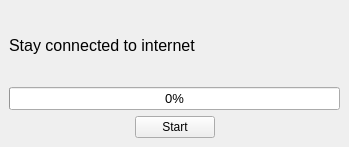
<?xml version="1.0" encoding="UTF-8"?>
<ui version="4.0">
 <class>definition_window</class>
 <widget class="QMainWindow" name="definition_window">
  <property name="geometry">
   <rect>
    <x>0</x>
    <y>0</y>
    <width>349</width>
    <height>147</height>
   </rect>
  </property>
  <property name="windowTitle">
   <string>Add Definitons</string>
  </property>
  <widget class="QWidget" name="centralwidget">
   <layout class="QVBoxLayout" name="verticalLayout">
    <item>
     <widget class="QLabel" name="label">
      <property name="font">
       <font>
        <pointsize>12</pointsize>
       </font>
      </property>
      <property name="text">
       <string>Stay connected to internet</string>
      </property>
      <property name="wordWrap">
       <bool>true</bool>
      </property>
     </widget>
    </item>
    <item>
     <widget class="QProgressBar" name="progressBar">
      <property name="font">
       <font>
        <pointsize>10</pointsize>
       </font>
      </property>
      <property name="value">
       <number>0</number>
      </property>
     </widget>
    </item>
    <item>
     <layout class="QHBoxLayout" name="horizontalLayout">
      <item>
       <spacer name="horizontalSpacer">
        <property name="orientation">
         <enum>Qt::Horizontal</enum>
        </property>
        <property name="sizeHint" stdset="0">
         <size>
          <width>40</width>
          <height>20</height>
         </size>
        </property>
       </spacer>
      </item>
      <item>
       <widget class="QPushButton" name="start_button">
        <property name="text">
         <string>Start</string>
        </property>
       </widget>
      </item>
      <item>
       <spacer name="horizontalSpacer_2">
        <property name="orientation">
         <enum>Qt::Horizontal</enum>
        </property>
        <property name="sizeHint" stdset="0">
         <size>
          <width>40</width>
          <height>20</height>
         </size>
        </property>
       </spacer>
      </item>
     </layout>
    </item>
   </layout>
  </widget>
 </widget>
 <resources/>
 <connections/>
</ui>
